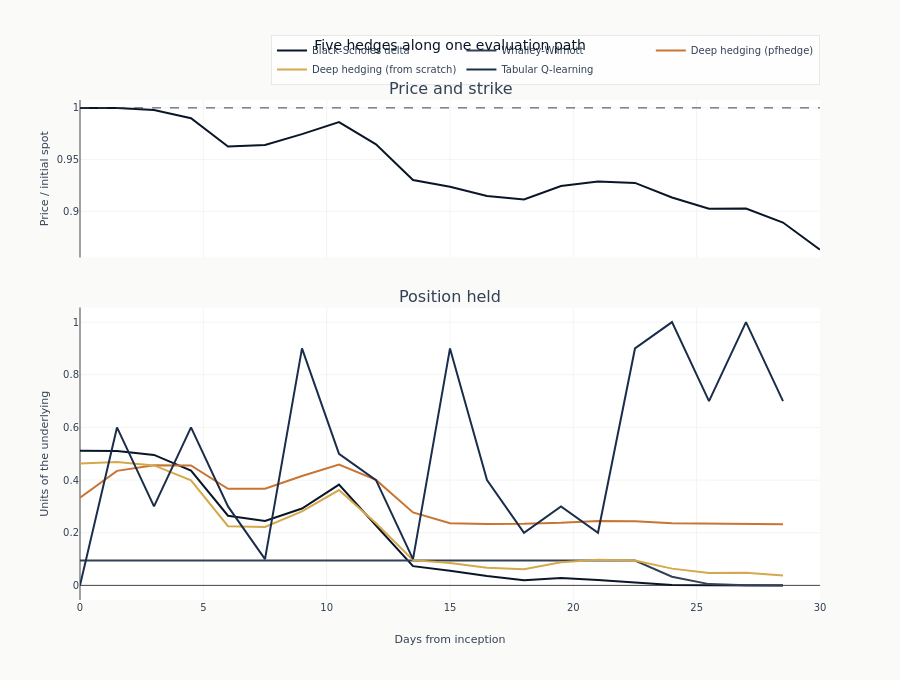

This figure's notebook cell:
### Code cell
PATH = 0
fig = make_subplots(
    rows=2,
    cols=1,
    shared_xaxes=True,
    subplot_titles=["Price and strike", "Position held"],
    row_heights=[0.35, 0.65],
    vertical_spacing=0.10,
)
fig.add_trace(
    go.Scatter(
        x=time_days,
        y=eval_spot[PATH],
        line=dict(color=COLORS["blue"], width=2),
        showlegend=False,
    ),
    row=1,
    col=1,
)
fig.add_hline(
    y=PFHEDGE_STRIKE, line=dict(color=COLORS["neutral"], width=1, dash="dash"), row=1, col=1
)
for name, positions in positions_by_method.items():
    series = np.asarray(positions[PATH], dtype=float)
    if not np.isfinite(series).any():
        continue
    fig.add_trace(
        go.Scatter(
            x=time_days[:-1],
            y=series,
            name=name,
            line=dict(color=COLOR_BY_METHOD[name], width=2),
        ),
        row=2,
        col=1,
    )
fig.update_yaxes(title_text="Price / initial spot", row=1, col=1)
fig.update_yaxes(title_text="Units of the underlying", row=2, col=1)
fig.update_xaxes(title_text="Days from inception", row=2, col=1)
fig.update_layout(
    title="Five hedges along one evaluation path",
    height=680,
    legend=dict(orientation="h", yanchor="bottom", y=1.03, xanchor="right", x=1),
)
show_plotly_with_alt(
    fig,
    "Two stacked panels over one evaluation path. Top: the price against a dashed line at the strike. Bottom: the position each of the five hedging methods held over each interval.",
)

### Figure 1 — Plotly figure (JSON) as saved in the notebook; plotly's stock layout.template omitted (floating-point values rounded to 4 significant figures)
{"data": [{"line": {"color": "#0a1628", "width": 2}, "showlegend": false, "type": "scatter", "x": [0.0, 1.5, 3.0, 4.5, 6.0, 7.5, 9.0, 10.5, 12.0, 13.5, 15.0, 16.5, 18.0, 19.5, 21.0, 22.5, 24.0, 25.5, 27.0, 28.5, 30.0], "xaxis": "x", "y": [1.0, 0.9999, 0.9978, 0.99, 0.9626, 0.9641, 0.9746, 0.9863, 0.9647, 0.9302, 0.9238, 0.9147, 0.9115, 0.9245, 0.9287, 0.9274, 0.9134, 0.9025, 0.9027, 0.8891, 0.8629], "yaxis": "y"}, {"line": {"color": "#0a1628", "width": 2}, "name": "Black-Scholes delta", "type": "scatter", "x": [0.0, 1.5, 3.0, 4.5, 6.0, 7.5, 9.0, 10.5, 12.0, 13.5, 15.0, 16.5, 18.0, 19.5, 21.0, 22.5, 24.0, 25.5, 27.0, 28.5], "xaxis": "x2", "y": [0.5114, 0.5103, 0.4956, 0.4357, 0.2647, 0.2447, 0.2918, 0.3828, 0.2276, 0.073, 0.05561, 0.0353, 0.01969, 0.02754, 0.02044, 0.01137, 0.001247, 5.087e-05, 1.222e-06, 0.0], "yaxis": "y2"}, {"line": {"color": "#334155", "width": 2}, "name": "Whalley-Wilmott", "type": "scatter", "x": [0.0, 1.5, 3.0, 4.5, 6.0, 7.5, 9.0, 10.5, 12.0, 13.5, 15.0, 16.5, 18.0, 19.5, 21.0, 22.5, 24.0, 25.5, 27.0, 28.5], "xaxis": "x2", "y": [0.09435, 0.09435, 0.09435, 0.09435, 0.09435, 0.09435, 0.09435, 0.09435, 0.09435, 0.09435, 0.09435, 0.09435, 0.09435, 0.09435, 0.09435, 0.09435, 0.0328, 0.004775, 0.0005026, 8.168e-09], "yaxis": "y2"}, {"line": {"color": "#C87533", "width": 2}, "name": "Deep hedging (pfhedge)", "type": "scatter", "x": [0.0, 1.5, 3.0, 4.5, 6.0, 7.5, 9.0, 10.5, 12.0, 13.5, 15.0, 16.5, 18.0, 19.5, 21.0, 22.5, 24.0, 25.5, 27.0, 28.5], "xaxis": "x2", "y": [0.3329, 0.4349, 0.4565, 0.4557, 0.3671, 0.3673, 0.4153, 0.4585, 0.4005, 0.2772, 0.2363, 0.2334, 0.2337, 0.2375, 0.2446, 0.244, 0.2362, 0.2341, 0.234, 0.2326], "yaxis": "y2"}, {"line": {"color": "#D4A84B", "width": 2}, "name": "Deep hedging (from scratch)", "type": "scatter", "x": [0.0, 1.5, 3.0, 4.5, 6.0, 7.5, 9.0, 10.5, 12.0, 13.5, 15.0, 16.5, 18.0, 19.5, 21.0, 22.5, 24.0, 25.5, 27.0, 28.5], "xaxis": "x2", "y": [0.4628, 0.4683, 0.4557, 0.3988, 0.2246, 0.2221, 0.2813, 0.3623, 0.2358, 0.09581, 0.08521, 0.06681, 0.06102, 0.0882, 0.09765, 0.09407, 0.06362, 0.04701, 0.04769, 0.03711], "yaxis": "y2"}, {"line": {"color": "#1a2d4a", "width": 2}, "name": "Tabular Q-learning", "type": "scatter", "x": [0.0, 1.5, 3.0, 4.5, 6.0, 7.5, 9.0, 10.5, 12.0, 13.5, 15.0, 16.5, 18.0, 19.5, 21.0, 22.5, 24.0, 25.5, 27.0, 28.5], "xaxis": "x2", "y": [0.0, 0.6, 0.3, 0.6, 0.3, 0.1, 0.9, 0.5, 0.4, 0.1, 0.9, 0.4, 0.2, 0.3, 0.2, 0.9, 1.0, 0.7, 1.0, 0.7], "yaxis": "y2"}], "layout": {"annotations": [{"font": {"size": 16}, "showarrow": false, "text": "Price and strike", "x": 0.5, "xanchor": "center", "xref": "paper", "y": 1.0, "yanchor": "bottom", "yref": "paper"}, {"font": {"size": 16}, "showarrow": false, "text": "Position held", "x": 0.5, "xanchor": "center", "xref": "paper", "y": 0.585, "yanchor": "bottom", "yref": "paper"}], "height": 680, "legend": {"orientation": "h", "x": 1, "xanchor": "right", "y": 1.03, "yanchor": "bottom"}, "shapes": [{"line": {"color": "#334155", "dash": "dash", "width": 1}, "type": "line", "x0": 0, "x1": 1, "xref": "x domain", "y0": 1.0, "y1": 1.0, "yref": "y"}], "title": {"text": "Five hedges along one evaluation path"}, "xaxis": {"anchor": "y", "domain": [0.0, 1.0], "matches": "x2", "showticklabels": false}, "xaxis2": {"anchor": "y2", "domain": [0.0, 1.0], "title": {"text": "Days from inception"}}, "yaxis": {"anchor": "x", "domain": [0.685, 1.0], "title": {"text": "Price / initial spot"}}, "yaxis2": {"anchor": "x2", "domain": [0.0, 0.585], "title": {"text": "Units of the underlying"}}}}
